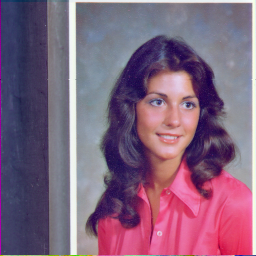
#> input picture Unidad_2/female.tiff, 256 x 256 px
$ python ej14.py
#> lines starting #> are read from the running program, lines starting #| are printed output that depends on the picture
# -*- coding: utf-8 -*-
"""
Created on Sun Apr 25 22:40:00 2021

@author: Javier
"""

# Aplicar transformaciones geométricas y observar los resultados (emplear
# los comandos fliplr, flipud, imrotate, imcrop)

import matplotlib.pyplot as plt
from skimage.transform import rotate, warp
from skimage.io import imread
import numpy as np
import tkinter as tk
from tkinter import filedialog

def fisheye(xy):
    center = np.mean(xy, axis=0)
    xc, yc = (xy - center).T

    # Polar coordinates
    r = np.sqrt(xc**2 + yc**2)
    theta = np.arctan2(yc, xc)

    r = 0.8 * np.exp(r**(1/2.1) / 1.8)

    return np.column_stack((
        r * np.cos(theta), r * np.sin(theta)
        )) + center

def file_read():
    file_path = filedialog.askopenfilename()
#> the answer given: female.tiff
    return file_path

try:
    # Busco imagen y obtengo su ruta
    root = tk.Tk()
    root.withdraw()
    image = imread(file_read())
#> image is the input picture: shape (256, 256, 3); mean R, G, B 129.2, 99.3, 125.2

    # Rotación de 45° y 180°
    img_rotate45 = rotate(image, 45, resize=True)
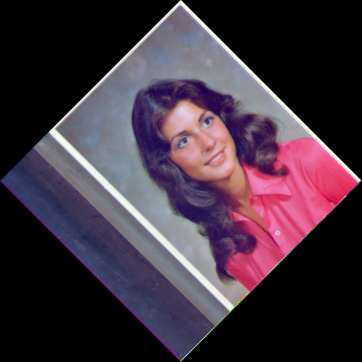
#> img_rotate45: shape (362, 362, 3) float64; mean R, G, B 0.253, 0.195, 0.246
    img_rotate180 = rotate(image, 180, resize=True)
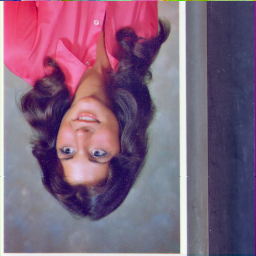
#> img_rotate180: shape (256, 256, 3) float64; mean R, G, B 0.507, 0.389, 0.491

    # Ojo de pez
    face = image[:400, 15:]
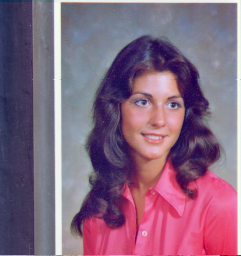
#> face: shape (256, 241, 3); mean R, G, B 133.1, 101.7, 126.4
    img_fish = warp(face, fisheye)
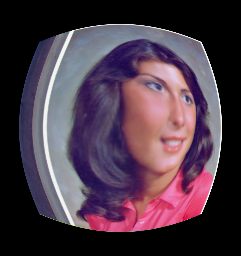
#> img_fish: shape (256, 241, 3) float64; mean R, G, B 0.296, 0.224, 0.279

    fig, axes = plt.subplots(ncols=3, nrows=2, figsize=(8, 8))
    ax = axes.ravel()
    ax[0] = plt.subplot(231)
    ax[1] = plt.subplot(232)
    ax[2] = plt.subplot(233)
    ax[3] = plt.subplot(234)

    ax[0].imshow(image)
    ax[1].imshow(img_rotate45)
    ax[2].imshow(img_rotate180)
    ax[3].imshow(img_fish)

    plt.show()
except:
    print('Cerraste la ventana!')

print('👋🏽')
root.destroy()
